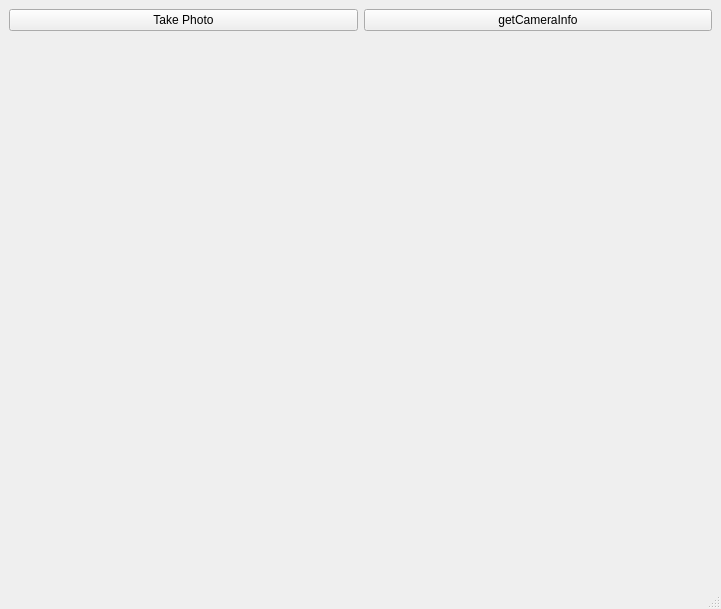
<?xml version="1.0" encoding="UTF-8"?>
<ui version="4.0">
 <class>MainWindow</class>
 <widget class="QMainWindow" name="MainWindow">
  <property name="geometry">
   <rect>
    <x>0</x>
    <y>0</y>
    <width>721</width>
    <height>609</height>
   </rect>
  </property>
  <property name="windowTitle">
   <string>MainWindow</string>
  </property>
  <widget class="QWidget" name="centralwidget">
   <layout class="QGridLayout" name="gridLayout">
    <item row="0" column="0">
     <widget class="QPushButton" name="btnTakePhoto">
      <property name="text">
       <string>Take Photo</string>
      </property>
     </widget>
    </item>
    <item row="0" column="1">
     <widget class="QPushButton" name="btnGetCameraInfo">
      <property name="text">
       <string>getCameraInfo</string>
      </property>
     </widget>
    </item>
    <item row="1" column="0" colspan="2">
     <widget class="QWidget" name="viewfinderContainer" native="true"/>
    </item>
   </layout>
  </widget>
  <widget class="QMenuBar" name="menubar">
   <property name="geometry">
    <rect>
     <x>0</x>
     <y>0</y>
     <width>721</width>
     <height>30</height>
    </rect>
   </property>
  </widget>
  <widget class="QStatusBar" name="statusbar"/>
 </widget>
 <resources/>
 <connections/>
</ui>
